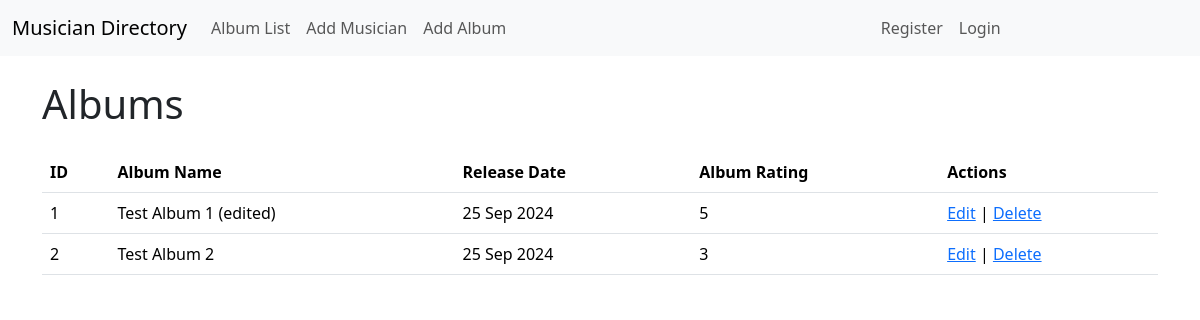
The page /album/ on the database as committed earlier.
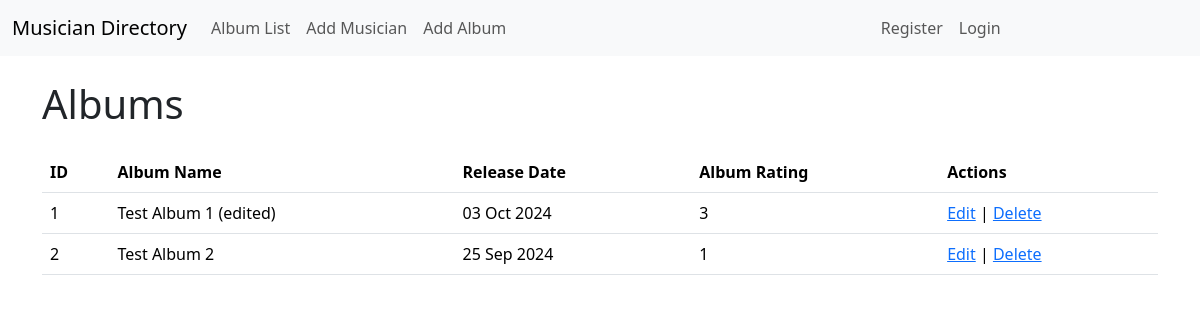
The same page on the database as committed later.
### album/models.py (models this page shows, shortened)
class Album(models.Model):
    album_name = models.CharField(max_length=1024)
    album_release_date = models.DateField()
    RATING_CHOICES = [
        (1, "1"),
        (2, "2"),
        (3, "3"),
        (4, "4"),
        (5, "5"),
    ]
    rating = models.IntegerField(choices=RATING_CHOICES, default=5)

### album/views.py (the view)
# urls.py: path("", views.ShowAlbums.as_view(), name="all_albums"),
class ShowAlbums(ListView):
    model = Album

### album/templates/album/album_list.html
{% extends "base.html" %}
{% block content %}
<h1 class="mb-4">Albums</h1>
<div class="table-responsive">
  <table class="table">
    <thead>
      <tr>
        <th scope="col">ID</th>
        <th scope="col">Album Name</th>
        <th scope="col">Release Date</th>
        <th scope="col">Album Rating</th>
        <th scope="col">Actions</th>
      </tr>
    </thead>
    <tbody>
		{% for singleAlbum in object_list %}
		  <tr>
			  <td>{{ singleAlbum.id }}</td>
			  <td>{{ singleAlbum.album_name }}</td>
			  <td>{{ singleAlbum.album_release_date|date:"d M Y" }}</td>
			  <td>{{ singleAlbum.rating }}</td>
			  <td>
				  <a href="{% url "album:edit_album" pk=singleAlbum.id %}">Edit</a>
				  |
				  <a href="{% url "album:delete_album" pk=singleAlbum.id %}">Delete</a></td>
		  </tr>
		{% endfor %}
    </tbody>
  </table>
</div>
{% endblock content %}

Rows that differ between the two databases and show on the page:
changed Album "Test Album 1 (edited)": album_release_date "25 Sep 2024" → "03 Oct 2024"; rating "5" → "3"
changed Album "Test Album 2": rating "3" → "1"
